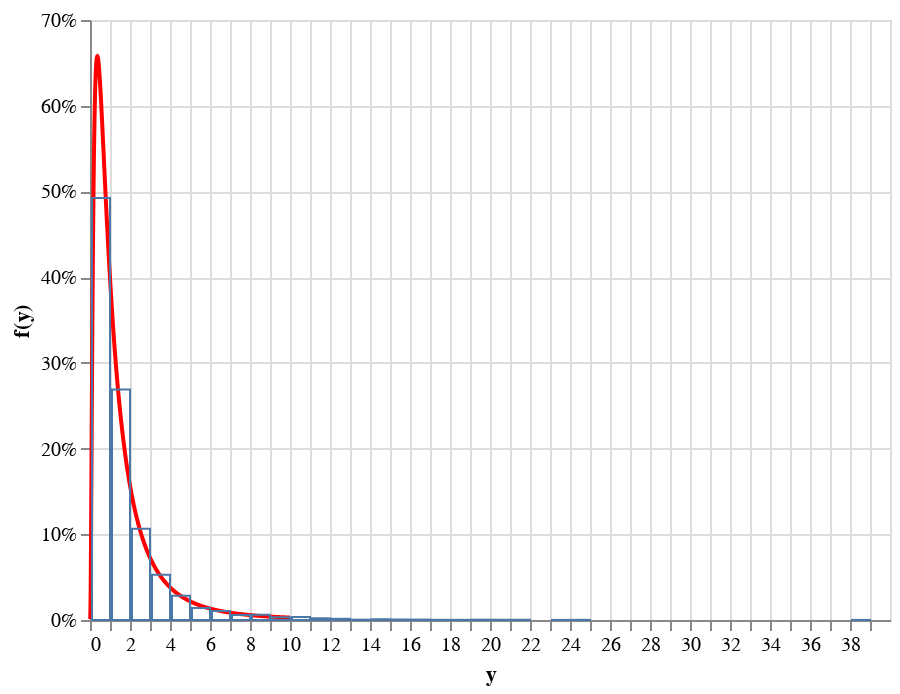

Notebook source saved alongside this figure:
### Code cell
true_chart + experiment_chart

### Figure 1 — Vega-Lite specification as saved in the notebook (floating-point values rounded to 4 significant figures; data arrays with more than 128 entries replaced by an {"elided": "..."} marker saying what was removed)
{"config": {"view": {"continuousWidth": 400, "continuousHeight": 300}}, "layer": [{"data": {"name": "data-9b4fc8fcf672ceb776f5b1b6ce02566c"}, "mark": {"type": "line", "color": "red"}, "encoding": {"x": {"type": "quantitative", "axis": {"title": "y"}, "field": "x"}, "y": {"type": "quantitative", "axis": {"title": "f(y)"}, "field": "y"}}}, {"data": {"name": "data-3accc5696fa5ceceb714dd024ab93e3f"}, "mark": {"type": "bar", "filled": false}, "encoding": {"x": {"type": "quantitative", "bin": {"step": 1}, "field": "x"}, "y": {"type": "quantitative", "aggregate": "sum", "axis": {"format": "%"}, "field": "pct"}}, "transform": [{"joinaggregate": [{"op": "count", "field": "*", "as": "total"}]}, {"calculate": "1 / datum.total", "as": "pct"}]}], "$schema": "https://vega.github.io/schema/vega-lite/v4.8.1.json", "datasets": {"data-9b4fc8fcf672ceb776f5b1b6ce02566c": {"elided": "999 records"}, "data-3accc5696fa5ceceb714dd024ab93e3f": {"elided": "10000 records"}}}
